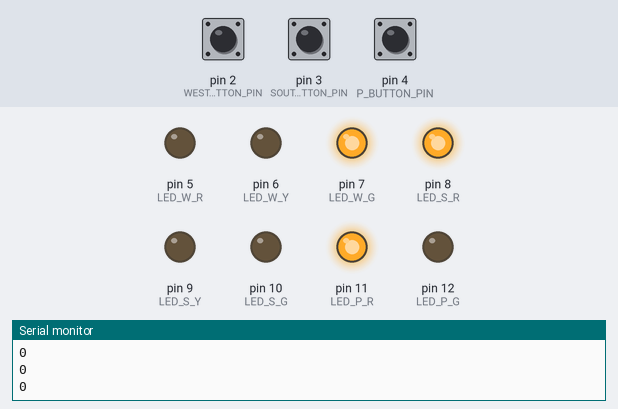
Bench run of a sketch on a simulated Arduino Uno, built with avr-gcc and run on an emulated ATmega328P. Shown: output pins drawn as LEDs (lit = HIGH), the last lines printed to the serial monitor. Dashed ring = blinking. The test bench sets the inputs (shaded band); at power-on: pin 3 (SOUTH_BUTTON_PIN) LOW, pin 2 (WEST_BUTTON_PIN) LOW, pin 4 (P_BUTTON_PIN) LOW.

Above: at 6.8 s.
6.9 s: pin 3 (SOUTH_BUTTON_PIN) pulled HIGH for 2.6 s
At 9.5 s:
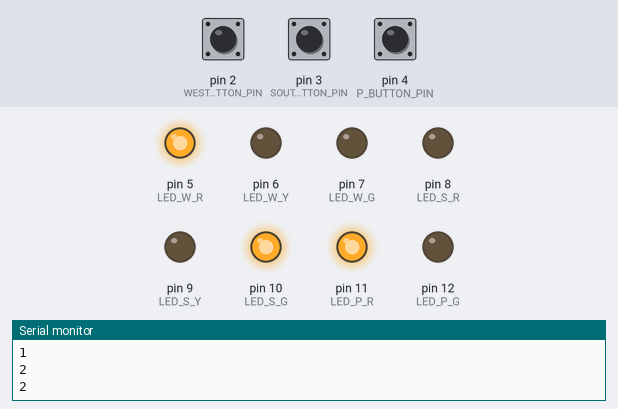
11.0 s: pin 2 (WEST_BUTTON_PIN) pulled HIGH for 2.6 s
At 12.9 s:
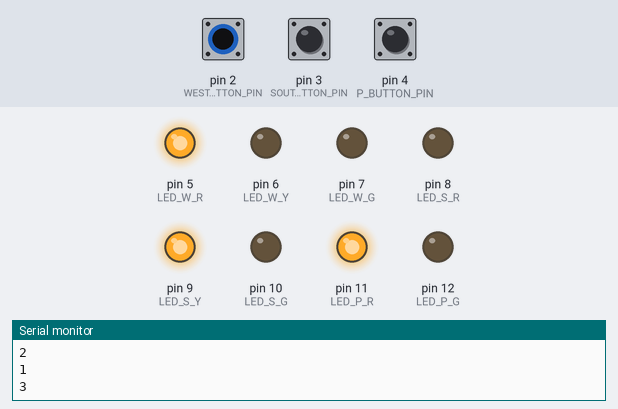
15.1 s: pin 4 (P_BUTTON_PIN) pulled HIGH for 2.6 s
At 18.4 s:
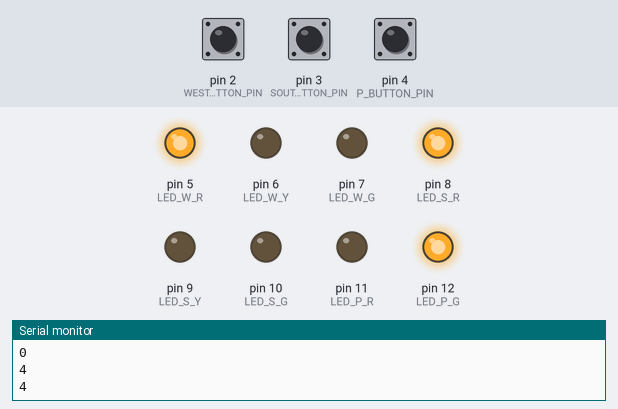
19.2 s: pin 2 (WEST_BUTTON_PIN) pulled HIGH for 2.6 s
At 21.9 s:
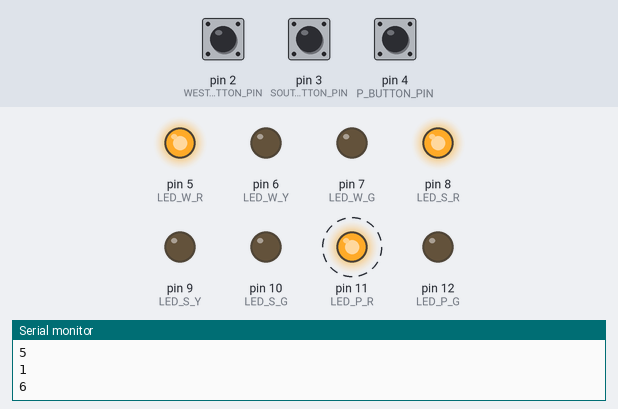
Timing chart, 0 to 25.5 s (numbered marks = the images above; inputs shaded):
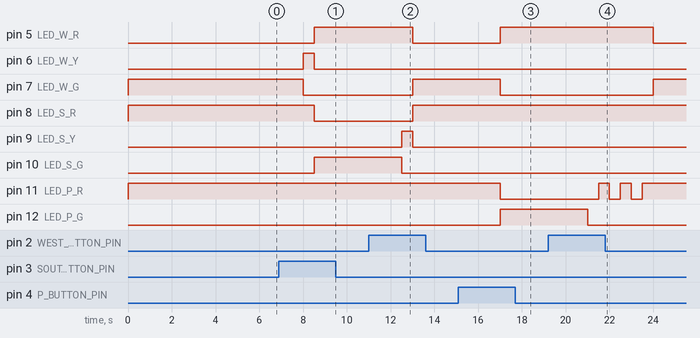

The sketch:

Assignment5.ino
```cpp
#define LED_W_R 5
#define LED_W_Y 6
#define LED_W_G 7
#define WEST_BUTTON_PIN 2
#define LED_S_R 8
#define LED_S_Y 9
#define LED_S_G 10
#define SOUTH_BUTTON_PIN 3
#define LED_P_R 11
#define LED_P_G 12
#define P_BUTTON_PIN 4

#define goW 0
#define waitW 1
#define goS 2
#define waitS 3
#define GoPW 4
#define waitPWtid1 5
#define waitPWdab1 6
#define waitPWtid2 7
#define waitPWdab2 8
#define waitPWtid3 9
#define waitPWdab3 10
#define GoPS 11
#define waitPStid1 12
#define waitPSdab1 13
#define waitPStid2 14
#define waitPSdab2 15
#define waitPStid3 16
#define waitPSdab3 17
#define swapS 18
#define swapW 19

int input, input1, input2,input3;

struct State {
  unsigned long ST_Out; // 6-bit pattern to street output
  unsigned long Time; // delay in ms units
  unsigned long Next[8];
}; // next state for inputs 0,1,2,3
typedef const struct State SType;
SType FSM[20] = {
  {B01001100,2000,{goW, goW, waitW, waitW, GoPW, GoPW, GoPW, GoPW}},
  {B01001010,500, {goS, goS, goS, goS, goS, goS, goS, goS}},
  {B01100001,2000,{goS, waitS, goS, waitS, GoPS, GoPS, GoPS, GoPS}},
  {B01010001,500, {goW, goW, goW, goW, goW, goW, goW, goW}},
  {B10001001,2000,{GoPW, waitPWtid1, waitPStid1, waitPWtid1, GoPW, waitPWtid1, waitPStid1, waitPWtid1}},
  {B00001001,500, {waitPWdab1, waitPWdab1, waitPWdab1, waitPWdab1, waitPWdab1, waitPWdab1, waitPWdab1, waitPWdab1}},
  {B01001001,500, {waitPWtid2, waitPWtid2, waitPWtid2, waitPWtid2, waitPWtid2, waitPWtid2, waitPWtid2, waitPWtid2}},
  {B00001001,500, {waitPWdab2, waitPWdab2, waitPWdab2, waitPWdab2, waitPWdab2, waitPWdab2, waitPWdab2, waitPWdab2}},
  {B01001001,500, {waitPWtid3, waitPWtid3, waitPWtid3, waitPWtid3, waitPWtid3, waitPWtid3, waitPWtid3, waitPWtid3}},
  {B00001001,500, {waitPWdab3, waitPWdab3, waitPWdab3, waitPWdab3, waitPWdab3, waitPWdab3, waitPWdab3, waitPWdab3}},
  {B01001001,500, {goW, goW, goW, goW, goW, goW, goW, goW}},//GoPW, GoPW, GoPW, GoPW, GoPW, GoPW, GoPW, GoPW
  {B10001001,2000,{GoPW, waitPWtid1, waitPStid1, waitPWtid1, GoPW, waitPWtid1, waitPStid1, waitPWtid1}},
  {B00001001,500, {waitPSdab1, waitPSdab1, waitPSdab1, waitPSdab1, waitPSdab1, waitPSdab1, waitPSdab1, waitPSdab1}},
  {B01001001,500, {waitPStid2, waitPStid2, waitPStid2, waitPStid2, waitPStid2, waitPStid2, waitPStid2, waitPStid2}},
  {B00001001,500, {waitPSdab2, waitPSdab2, waitPSdab2, waitPSdab2, waitPSdab2, waitPSdab2, waitPSdab2, waitPSdab2}},
  {B01001001,500, {waitPStid3, waitPStid3, waitPStid3, waitPStid3, waitPStid3, waitPStid3, waitPStid3, waitPStid3}},
  {B00001001,500, {waitPSdab3, waitPSdab3, waitPSdab3, waitPSdab3, waitPSdab3, waitPSdab3, waitPSdab3, waitPSdab3}},
  {B01001001,500, {goS, goS, goS, goS, goS, goS, goS, goS}},
  {B01010001,500, {goS, goS, goS, goS, goS, goS, goS, goS}},
  {B01001010,500, {goW, goW, goW, goW, goW, goW, goW, goW}}
};
unsigned long S = 0; // index to the current state

void setup() {
  pinMode(LED_W_R, OUTPUT);
  pinMode(LED_W_Y, OUTPUT);
  pinMode(LED_W_G, OUTPUT);
  pinMode(WEST_BUTTON_PIN, INPUT);
  pinMode(LED_S_R, OUTPUT);
  pinMode(LED_S_Y, OUTPUT);
  pinMode(LED_S_G, OUTPUT);
  pinMode(SOUTH_BUTTON_PIN, INPUT);
  pinMode(LED_P_R, OUTPUT);
  pinMode(LED_P_G, OUTPUT);
  pinMode(P_BUTTON_PIN, INPUT);
  Serial.begin(9600);
}

void loop() {
  //Serial.println(String("BW = ")+input1+String("BS = ")+input2+String("BP = ")+input3);
  Serial.println(input);
  Serial.println(S);

  digitalWrite(LED_W_R, bitRead(FSM[S].ST_Out,0));
  digitalWrite(LED_W_Y, bitRead(FSM[S].ST_Out,1));
  digitalWrite(LED_W_G, bitRead(FSM[S].ST_Out,2));
  digitalWrite(LED_S_R, bitRead(FSM[S].ST_Out,3));
  digitalWrite(LED_S_Y, bitRead(FSM[S].ST_Out,4));
  digitalWrite(LED_S_G, bitRead(FSM[S].ST_Out,5));
  digitalWrite(LED_P_R, bitRead(FSM[S].ST_Out,6));
  digitalWrite(LED_P_G, bitRead(FSM[S].ST_Out,7));

  delay(FSM[S].Time);

  input1 = digitalRead(WEST_BUTTON_PIN);
  input2 = digitalRead(SOUTH_BUTTON_PIN);
  input3 = digitalRead(P_BUTTON_PIN);
  input = input2*2 + input1 + input3*4;
  S = FSM[S].Next[input];
}
```

Measured:
- after the input at 6.9 s, pin 5 (LED_W_R), pin 10 (LED_S_G): LOW → HIGH after 1.6 s; pin 6 (LED_W_Y): LOW → HIGH after 1.1 s, → LOW 0.50 s later; pin 7 (LED_W_G): HIGH → LOW after 1.1 s; pin 8 (LED_S_R): HIGH → LOW after 1.6 s
- after the input at 11.0 s, pin 5 (LED_W_R): HIGH → LOW after 2.0 s; pin 7 (LED_W_G), pin 8 (LED_S_R): LOW → HIGH after 2.0 s; pin 9 (LED_S_Y): LOW → HIGH after 1.5 s, → LOW 0.50 s later; pin 10 (LED_S_G): HIGH → LOW after 1.5 s
- after the input at 15.1 s, pin 5 (LED_W_R), pin 12 (LED_P_G): LOW → HIGH after 1.9 s; pin 7 (LED_W_G), pin 11 (LED_P_R): HIGH → LOW after 1.9 s
- after the input at 19.2 s, pin 5 (LED_W_R): HIGH → LOW after 4.8 s; pin 7 (LED_W_G): LOW → HIGH after 4.8 s; pin 11 (LED_P_R): alternates HIGH for 0.50 s and LOW for 0.50 s, 5 changes in all, then stays HIGH, starting after 2.3 s; pin 12 (LED_P_G): HIGH → LOW after 1.8 s
